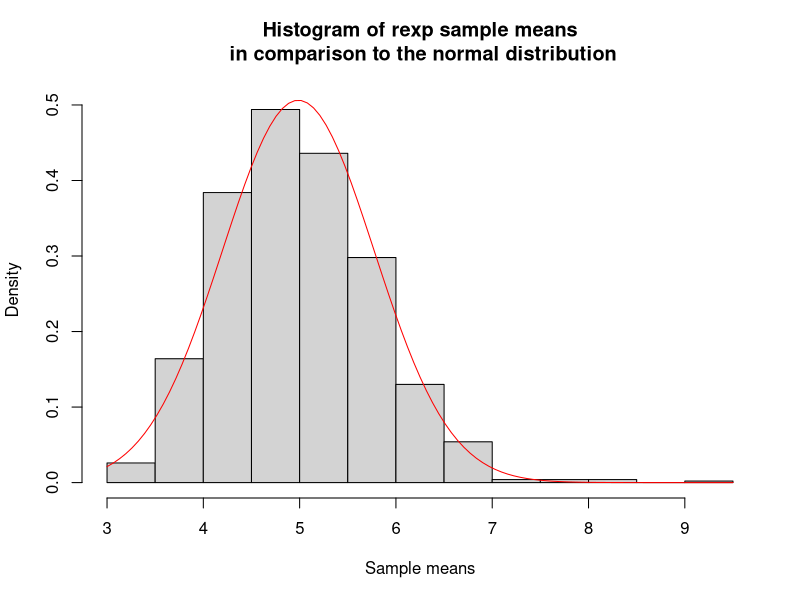

This figure's R source:
## ---- chunk 1
set.seed(20190716)

means <- sapply(1:1000, function(i) mean(rexp(40, 0.2)))
## ---- chunk 2
mean(means)
## ---- chunk 3
var(means)
## ---- chunk 4
hist(means, freq=F, ylim=c(0,.51),
     main = "Histogram of rexp sample means\n in comparison to the normal distribution",
     xlab = "Sample means")
curve(dnorm(x, mean(means), sd(means)), col = "red", add = T)
